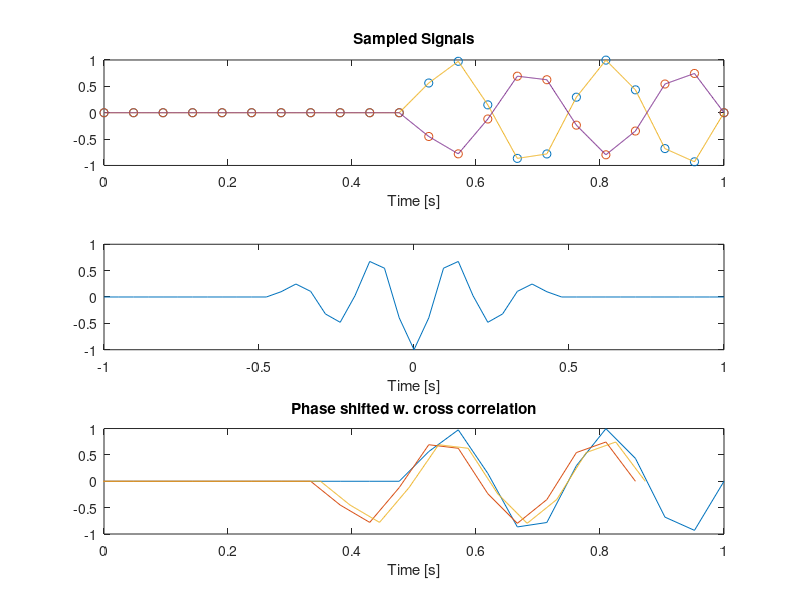

Reproduce this figure in MATLAB.
clear
close all


Fs = 21;
t = linspace(0, 1, Fs+1);
f = 4;
phase_shift = pi;

sig1 = zeros(size(t));
sig2 = zeros(size(t));

sig1(t > 0.5) = 1.0 * sin(2 * pi * f * t(t > 0.5)); %+ 0.1 * sin(2 * pi * (3*f * t + rand()));
sig2(t > 0.5) = 0.8 * sin(2 * pi * f * t(t > 0.5) + phase_shift);% + 0.1 * sin(2 * pi * (3*f * t + rand())); 


x = xcorr( sig1, sig2, 'coeff'); 
[foo, ndx] = max( x);
tx = linspace( -t(end), t(end), 2*length(t) -1);
time_lag = tx(ndx)


t_i = linspace(0, 1, 1001);
sig1_i = interp1(t, sig1, t_i);
sig2_i = interp1(t, sig2, t_i);
x_i = xcorr( sig1_i, sig2_i, 'coeff'); 
[foo_i, ndx_i] = max(x_i);
tx_i = linspace( -t_i(end), t_i(end), 2*length(t_i) -1);
time_lag_i = tx_i(ndx_i)

%
figure;

subplot(3,1,1);
plot(t, sig1, 'o', t, sig2, 'o', t_i, sig1_i, t_i, sig2_i);
title('Sampled Signals');
xlabel('Time [s]');

subplot(3,1,2); 
plot(tx, x);
xlabel('Time [s]');

subplot(3,1,3); 
plot(t, sig1, t+tx(ndx), sig2, t_i+tx_i(ndx_i), sig2_i)
title('Phase shifted w. cross correlation');
xlim([0 1]);
xlabel('Time [s]');
